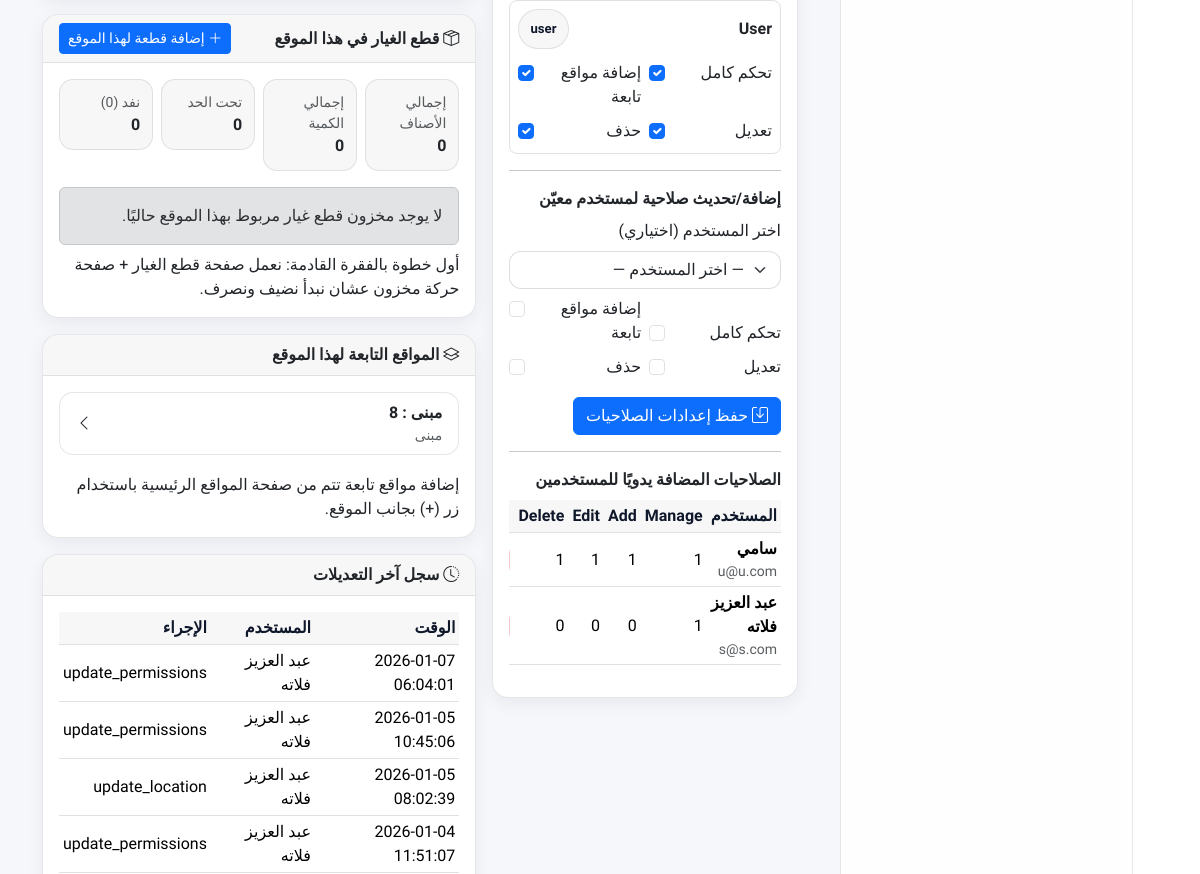
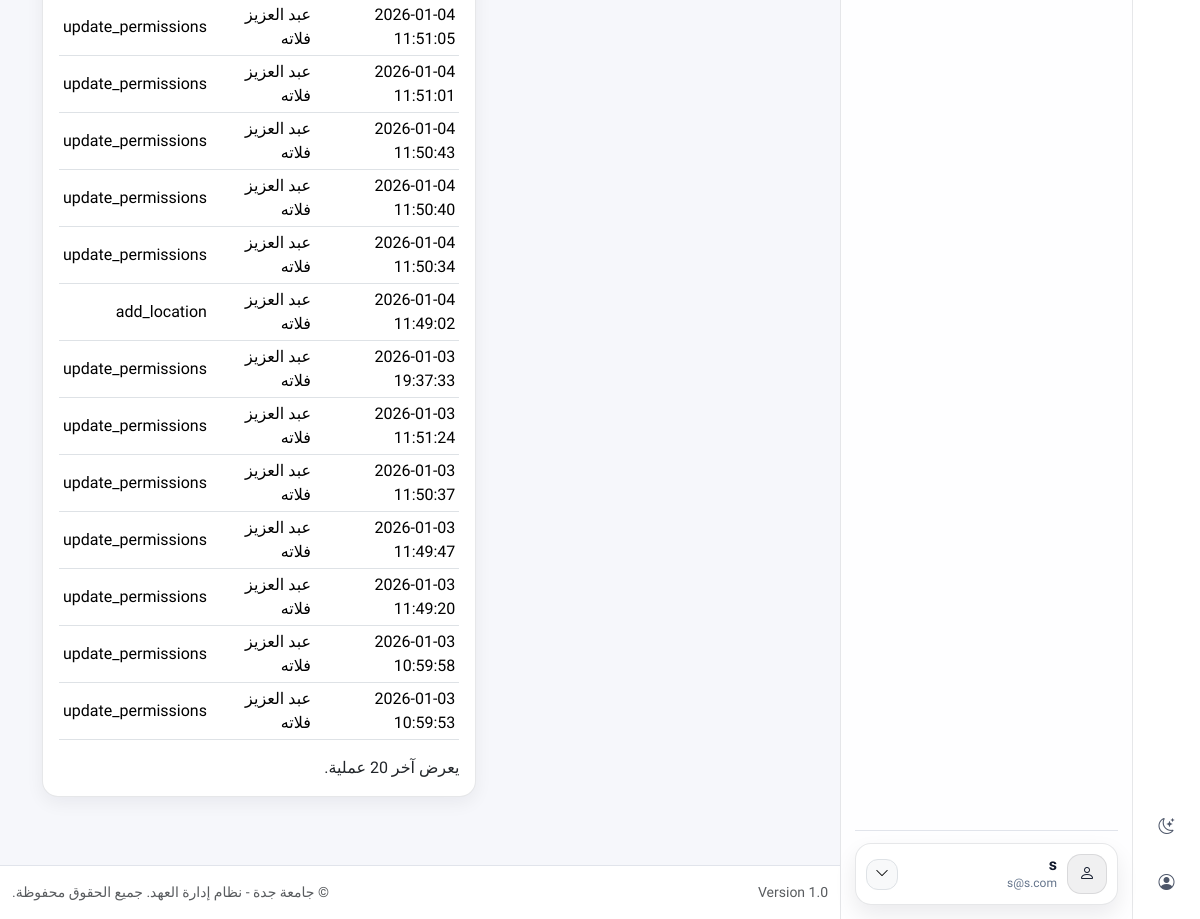
Page /index.php?page=locations/edit&id=14 (signed in, lower part) on the earlier database version (2 pictures, top to bottom).
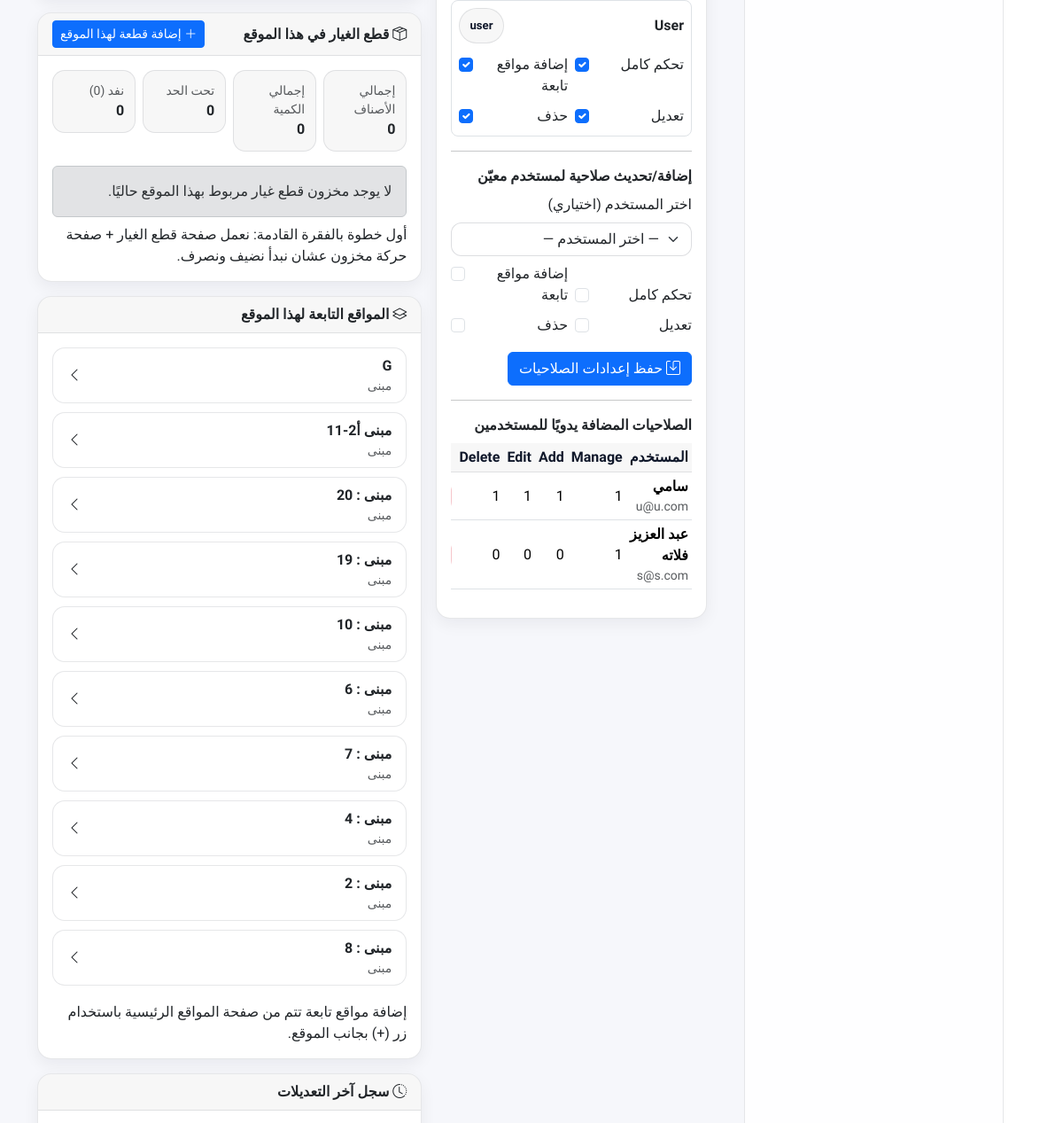
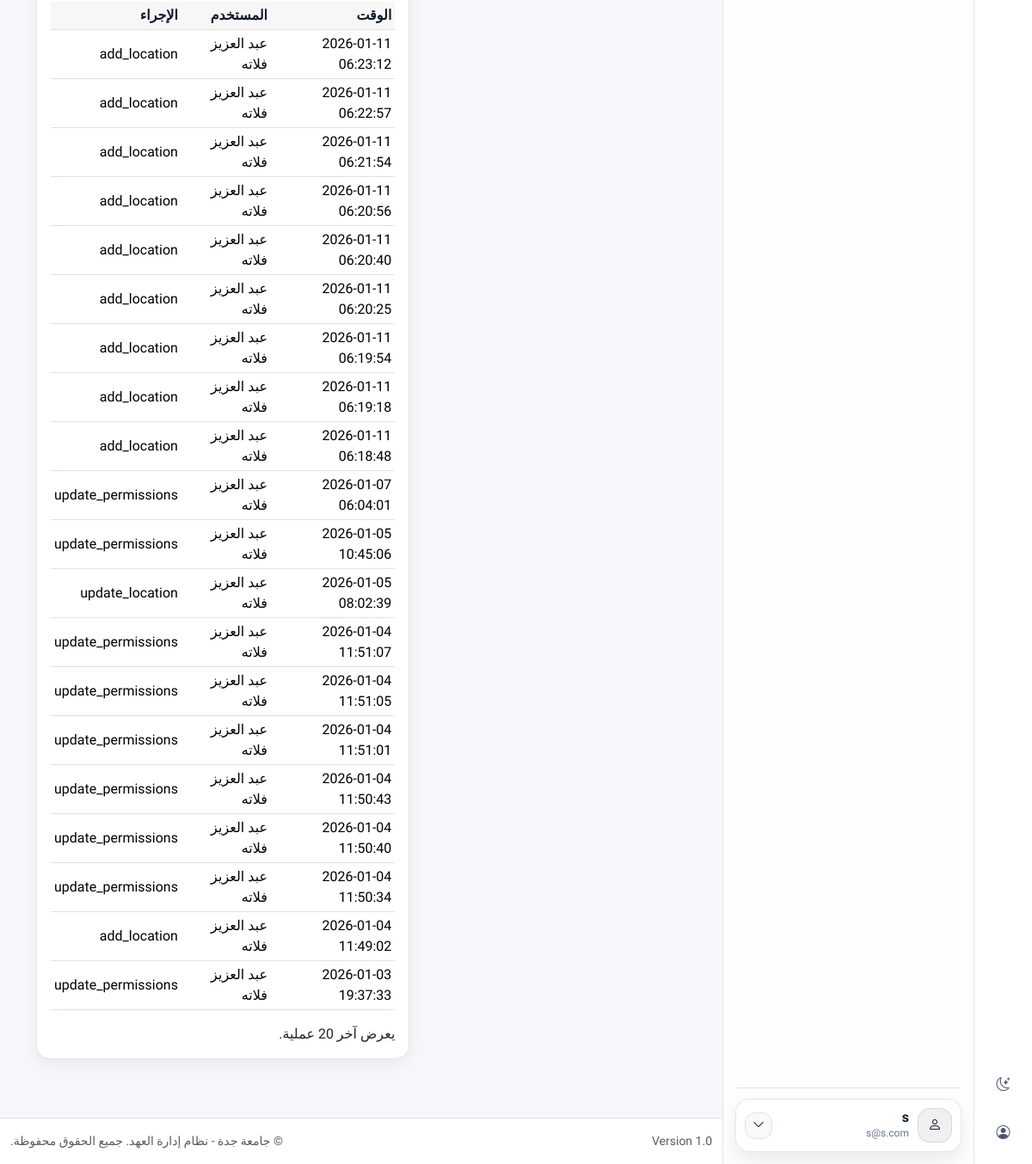
Same page on the later database version (2 pictures, top to bottom).
### tables this page shows
CREATE TABLE `locations_permissions` (
  `id` int(11) NOT NULL,
  `location_id` int(11) NOT NULL,
  `role` varchar(50) DEFAULT NULL,
  `user_id` int(11) DEFAULT NULL,
  `can_manage` tinyint(1) NOT NULL DEFAULT 0,
  `can_add_children` tinyint(1) NOT NULL DEFAULT 0,
  `can_edit` tinyint(1) NOT NULL DEFAULT 0,
  `can_delete` tinyint(1) NOT NULL DEFAULT 0,
  `created_at` timestamp NOT NULL DEFAULT current_timestamp()
);

CREATE TABLE `users` (
  `id` int(11) NOT NULL,
  `username` varchar(50) NOT NULL,
  `email` varchar(100) NOT NULL,
  `password` varchar(255) NOT NULL,
  `role` enum('super_admin','manager','user') NOT NULL DEFAULT 'user',
  `created_at` datetime DEFAULT current_timestamp(),
  `job_title` varchar(100) DEFAULT NULL,
  `department` varchar(100) DEFAULT NULL,
  `phone` varchar(20) DEFAULT NULL,
  `avatar` varchar(255) DEFAULT 'default_avatar.png',
  `lang` varchar(5) DEFAULT 'ar',
  `dark_mode` tinyint(1) DEFAULT 0,
  `name` varchar(100) DEFAULT 'User',
  `manager_id` int(11) DEFAULT NULL,
  `is_active` tinyint(1) NOT NULL DEFAULT 1
);

CREATE TABLE `locations` (
  `id` int(11) NOT NULL,
  `name_ar` varchar(255) NOT NULL,
  `name_en` varchar(255) DEFAULT NULL,
  `type` varchar(50) NOT NULL DEFAULT 'Building',
  `parent_id` int(11) DEFAULT NULL,
  `created_at` datetime DEFAULT current_timestamp()
);

CREATE TABLE `locations_audit` (
  `id` int(11) NOT NULL,
  `location_id` int(11) NOT NULL,
  `user_id` int(11) DEFAULT NULL,
  `action` varchar(80) NOT NULL,
  `details` text DEFAULT NULL,
  `created_at` timestamp NOT NULL DEFAULT current_timestamp()
);

### app/controllers/LocationsController.php (called while the page is built, shortened)
<?php
class LocationsController extends Controller
{
  private $locationModel;
  private $spareModel;
  public function __construct()
  {
    $this->locationModel = $this->model('Location');
    $this->spareModel = $this->model('SparePart');
  }
  public function edit($id = null)
  {
    if (empty($id)) {
      $id = isset($_GET['id']) ? (int)$_GET['id'] : 0;
    }
    $id = (int)$id;
    $location = $this->locationModel->getLocationById($id);
    $locations = $this->locationModel->getAll();
    $children = method_exists($this->locationModel, 'getChildren') ? $this->locationModel->getChildren($id) : [];
    $rolePerms = method_exists($this->locationModel, 'getRolePerms') ? $this->locationModel->getRolePerms($id) : [];
    $userPerms = method_exists($this->locationModel, 'getUserPerms') ? $this->locationModel->getUserPerms($id) : [];
    $users = method_exists($this->locationModel, 'getUsersLite') ? $this->locationModel->getUsersLite() : [];
    $audit = method_exists($this->locationModel, 'getAudit') ? $this->locationModel->getAudit($id, 20) : [];
    $spareSummary = null;
    if (method_exists($this->spareModel, 'getSpareStockSummary')) {
      $spareSummary = $this->spareModel->getSpareStockSummary($id);
    } elseif (method_exists($this->locationModel, 'getSpareStockSummary')) {
      $spareSummary = $this->locationModel->getSpareStockSummary($id);
    }
    $spareStocks = [];
    if (method_exists($this->spareModel, 'getSpareStocksByLocation')) {
      $spareStocks = $this->spareModel->getSpareStocksByLocation($id);
    } elseif (method_exists($this->locationModel, 'getSpareStocksByLocation')) {
      $spareStocks = $this->locationModel->getSpareStocksByLocation($id);
    }
    $movements = method_exists($this->spareModel, 'getMovementsByLocation')
      ? $this->spareModel->getMovementsByLocation($id, 20)
      : [];
    $data = [
      'id' => $location->id,
      'name_ar' => $location->name_ar,
      'name_en' => $location->name_en,
      'type' => $location->type,
      'parent_id' => $location->parent_id,
      'locations' => $locations,
      'children' => $children,
      'rolePerms' => $rolePerms,
      'userPerms' => $userPerms,
      'users' => $users,
      'audit' => $audit,
      'spareSummary' => $spareSummary,
      'spareStocks' => $spareStocks,
      'movements' => $movements,
    ];
    $this->view('locations/edit', $data);
  }
}

### app/libraries/Database.php (called while the page is built, shortened)
<?php
class Database {
    private $host = 'localhost';
    private $user = 'root';
    private $pass = '';
    private $dbname = 'it_inventory';
    private $dbh;
    private $stmt;
    public function __construct() {
        $dsn = 'mysql:host=' . $this->host . ';dbname=' . $this->dbname;
        $options = array(
            PDO::ATTR_PERSISTENT => true,
            PDO::ATTR_ERRMODE => PDO::ERRMODE_EXCEPTION
        );
        try {
            $this->dbh = new PDO($dsn, $this->user, $this->pass, $options);
        } catch(PDOException $e) {
            $this->error = $e->getMessage();
            echo $this->error;
        }
    }
    public function query($sql) {
        $this->stmt = $this->dbh->prepare($sql);
    }
    public function bind($param, $value, $type = null) {
        if (is_null($type)) {
            switch (true) {
                case is_int($value):
                    $type = PDO::PARAM_INT;
                    break;
            }
        }
        $this->stmt->bindValue($param, $value, $type);
    }
    public function execute() {
        return $this->stmt->execute();
    }
    public function resultSet() {
        $this->execute();
        return $this->stmt->fetchAll(PDO::FETCH_OBJ);
    }
    public function single() {
        $this->execute();
        return $this->stmt->fetch(PDO::FETCH_OBJ);
    }
}

### app/models/Location.php (called while the page is built, shortened)
<?php
class Location
{
  private $db;
  public function __construct()
  {
    $this->db = new Database();
  }
  public function getAll()
  {
    $this->db->query("SELECT * FROM locations ORDER BY type, name_ar");
    return $this->db->resultSet();
  }
  public function getLocationById($id)
  {
    $this->db->query("SELECT * FROM locations WHERE id = :id");
    $this->db->bind(':id', (int)$id);
    return $this->db->single();
  }
  public function getChildren($parentId)
  {
    $this->db->query("SELECT * FROM locations WHERE parent_id = :pid ORDER BY id DESC");
    $this->db->bind(':pid', (int)$parentId);
    return $this->db->resultSet();
  }
  public function getRolePerms($locationId)
  {
    $this->db->query("SELECT role, can_manage, can_add_children, can_edit, can_delete
                      FROM locations_permissions
                      WHERE location_id = :loc AND role IS NOT NULL");
    $this->db->bind(':loc', (int)$locationId);
    $rows = $this->db->resultSet();
    $out = [];
    foreach ($rows as $r) {
      $out[$r->role] = [
        'can_manage'       => (int)$r->can_manage,
        'can_add_children' => (int)$r->can_add_children,
        'can_edit'         => (int)$r->can_edit,
        'can_delete'       => (int)$r->can_delete,
      ];
    }
    return $out;
  }
  public function getUsersLite()
  {
    $this->db->query("SELECT * FROM users ORDER BY id DESC");
    return $this->db->resultSet();
  }
  public function getUserPerms($locationId)
  {
    $this->db->query("
      SELECT lp.user_id,
             lp.can_manage, lp.can_add_children, lp.can_edit, lp.can_delete,
             u.*
      FROM locations_permissions lp
      JOIN users u ON u.id = lp.user_id
      WHERE lp.location_id = :loc AND lp.user_id IS NOT NULL
      ORDER BY u.id DESC
    ");
    $this->db->bind(':loc', (int)$locationId);
    return $this->db->resultSet();
  }
  public function getAudit($locationId, $limit = 20)
  {
    $limit = (int)$limit;
    $this->db->query("
      SELECT a.*,
             u.name AS user_name,
             u.username AS user_username,
             u.email AS user_email
      FROM locations_audit a
      LEFT JOIN users u ON u.id = a.user_id
      WHERE a.location_id = :loc
      ORDER BY a.id DESC
      LIMIT $limit
    ");
    $this->db->bind(':loc', (int)$locationId);
    return $this->db->resultSet();
  }
}

### app/helpers/session_helper.php (called while the page is built, shortened)
<?php
function currentRole(): string {
  return normalizeRole($_SESSION['user_role'] ?? 'user');
}
function canManageLocation($locationId, $action = 'manage')
{
  $role = currentRole();
  if (in_array($role, ['super_admin', 'superadmin'], true)) return true;
}
function isLoggedIn(): bool {
  return isset($_SESSION['user_id']) && !empty($_SESSION['user_id']);
}
function normalizeRole($role): string {
  $r = strtolower(trim((string)($role ?? 'user')));
  if ($r === 'super_admin') return 'super_admin';
  return 'user';
}

### app/views/locations/edit.php (the view, shortened to what the changed rows need)
<?php require APPROOT . '/views/inc/header.php'; ?>
<?php
  $typeLabels = [
    'College'     => 'كلية / فرع رئيسي',
    'Building'    => 'مبنى',
    'Department'  => 'قسم',
    'Lab'         => 'معمل',
    'Office'      => 'مكتب',
    'Other'       => 'أخرى',
  ];
  $rolePerms = $data['rolePerms'] ?? [];
  $getRole = function($role, $key) use ($rolePerms) {
    return !empty($rolePerms[$role][$key]) ? 1 : 0;
  };
  $userPerms = $data['userPerms'] ?? [];
  $children = $data['children'] ?? [];
  $audit = $data['audit'] ?? [];
  $canManage = function_exists('canManageLocation') ? canManageLocation($data['id'], 'manage') : true;
?>
<div class="container-fluid wrap py-4">
  <div class="page-wrap">
  <div class="row g-3">
    <div class="col-12 col-lg-5">
      <div class="card shadow-sm">
        <div class="card-body">
          <?php if (!$canManage): ?>
            <div class="alert alert-warning">
              ليس لديك صلاحية لإدارة صلاحيات هذا الموقع.
            </div>
          <?php else: ?>
            <form method="post" action="index.php?page=locations/edit&id=<?= (int)$data['id'] ?>">
              <div class="mb-3">
                <?php
                  $rolesUI = [
                    'manager' => 'Manager',
                    'user'    => 'User',
                  ];
                  foreach ($rolesUI as $role => $label):
                ?>
                  <div class="border rounded-3 p-2 mb-2">
                    <div class="d-flex align-items-center justify-content-between flex-wrap gap-2">
                      <div class="fw-bold"><?= htmlspecialchars($label) ?></div>
                      <span class="pill pill-dark"><?= htmlspecialchars($role) ?></span>
                    </div>
                    <div class="row g-2 mt-1">
                      <div class="col-6">
                        <label class="form-check">
                          <input class="form-check-input" type="checkbox" name="role_<?= $role ?>_manage" <?= $getRole($role,'can_manage') ? 'checked' : '' ?>>
                          <span class="form-check-label">تحكم كامل</span>
                        </label>
                      </div>
                      <div class="col-6">
                        <label class="form-check">
                          <input class="form-check-input" type="checkbox" name="role_<?= $role ?>_add" <?= $getRole($role,'can_add_children') ? 'checked' : '' ?>>
                          <span class="form-check-label">إضافة مواقع تابعة</span>
                        </label>
                      </div>
                      <div class="col-6">
                        <label class="form-check">
                          <input class="form-check-input" type="checkbox" name="role_<?= $role ?>_edit" <?= $getRole($role,'can_edit') ? 'checked' : '' ?>>
                          <span class="form-check-label">تعديل</span>
                        </label>
                      </div>
                      <div class="col-6">
                        <label class="form-check">
                          <input class="form-check-input" type="checkbox" name="role_<?= $role ?>_delete" <?= $getRole($role,'can_delete') ? 'checked' : '' ?>>
                          <span class="form-check-label">حذف</span>
                        </label>
                      </div>
                    </div>
                  </div>
                <?php endforeach; ?>
              </div>
              <?php if (empty($userPerms)): ?>
                <div class="text-muted">لا توجد صلاحيات مخصصة لمستخدمين حتى الآن.</div>
              <?php else: ?>
                <div class="table-responsive">
                  <table class="table table-sm align-middle">
                    <thead>
                      <tr>
                        <th>المستخدم</th>
                        <th>Manage</th>
                        <th>Add</th>
                        <th>Edit</th>
                        <th>Delete</th>
                        <th></th>
                      </tr>
                    </thead>
                    <tbody>
                      <?php foreach ($userPerms as $p): ?>
                        <?php
                          $name = $p->name ?? $p->username ?? $p->email ?? ('User#'.$p->user_id);
                          $sub  = $p->email ?? $p->username ?? '';
                        ?>
                        <tr>
                          <td>
                            <div class="fw-bold"><?= htmlspecialchars($name) ?></div>
                            <?php if ($sub): ?><div class="text-muted small"><?= htmlspecialchars($sub) ?></div><?php endif; ?>
                          </td>
                          <td><?= (int)$p->can_manage ?></td>
                          <td><?= (int)$p->can_add_children ?></td>
                          <td><?= (int)$p->can_edit ?></td>
                          <td><?= (int)$p->can_delete ?></td>
                          <td>
                          </td>
                        </tr>
                      <?php endforeach; ?>
                    </tbody>
                  </table>
                </div>
              <?php endif; ?>
            </form>
          <?php endif; ?>
        </div>
      </div>
    </div>
    <div class="col-12 col-lg-7">
      <div class="card shadow-sm mt-3">
        <div class="card-body">
          <?php if (empty($children)): ?>
            <div class="text-muted">لا توجد مواقع تابعة لهذا الموقع حاليًا.</div>
          <?php else: ?>
            <div class="list-group">
              <?php foreach ($children as $c): ?>
                <a class="list-group-item list-group-item-action d-flex justify-content-between align-items-center"
                   href="index.php?page=locations/edit&id=<?= (int)$c->id ?>">
                  <div>
                    <div class="fw-bold"><?= htmlspecialchars($c->name_ar ?? '') ?></div>
                    <div class="text-muted small"><?= htmlspecialchars($typeLabels[$c->type] ?? $c->type) ?></div>
                  </div>
                  <i class="bi bi-chevron-left"></i>
                </a>
              <?php endforeach; ?>
            </div>
          <?php endif; ?>
        </div>
      </div>
      <div class="card shadow-sm mt-3">
        <div class="card-body">
          <?php if (empty($audit)): ?>
            <div class="text-muted">لا يوجد سجل تعديلات حتى الآن.</div>
          <?php else: ?>
            <div class="table-responsive">
              <table class="table table-sm">
                <thead>
                  <tr>
                    <th>الوقت</th>
                    <th>المستخدم</th>
                    <th>الإجراء</th>
                  </tr>
                </thead>
                <tbody>
                  <?php foreach ($audit as $a): ?>
                    <?php
                      $who = $a->name ?? $a->user_name ?? $a->username ?? $a->user_username ?? '—';
                    ?>
                    <tr>
                      <td><?= htmlspecialchars($a->created_at ?? '') ?></td>
                      <td><?= htmlspecialchars($who) ?></td>
                      <td><?= htmlspecialchars($a->action ?? '') ?></td>
                    </tr>
                  <?php endforeach; ?>
                </tbody>
              </table>
            </div>
          <?php endif; ?>
        </div>
      </div>
    </div>
  </div>
</div>
<?php require APPROOT . '/views/layouts/footer.php'; ?>

Differences in the rows shown:
no longer on this page (row unchanged): locations_audit: created_at "2026-01-03 11:51:24", user.name "عبد العزيز فلاته", action "update_permissions"
no longer on this page (row unchanged): locations_audit: created_at "2026-01-03 11:50:37", user.name "عبد العزيز فلاته", action "update_permissions"
no longer on this page (row unchanged): locations_audit: created_at "2026-01-03 11:49:47", user.name "عبد العزيز فلاته", action "update_permissions"
no longer on this page (row unchanged): locations_audit: created_at "2026-01-03 11:49:20", user.name "عبد العزيز فلاته", action "update_permissions"
no longer on this page (row unchanged): locations_audit: created_at "2026-01-03 10:59:58", user.name "عبد العزيز فلاته", action "update_permissions"
no longer on this page (row unchanged): locations_audit: created_at "2026-01-03 10:59:53", user.name "عبد العزيز فلاته", action "update_permissions"
added locations: name_ar "G", type "مبنى"
added locations: name_ar "مبنى أ2-11", type "مبنى"
added locations: name_ar "مبنى : 20", type "مبنى"
added locations: name_ar "مبنى : 19", type "مبنى"
added locations: name_ar "مبنى : 10", type "مبنى"
added locations: name_ar "مبنى : 6", type "مبنى"
added locations: name_ar "مبنى : 7", type "مبنى"
added locations: name_ar "مبنى : 4", type "مبنى"
added locations: name_ar "مبنى : 2", type "مبنى"
added locations_audit: created_at "2026-01-11 06:23:12", user.name "عبد العزيز فلاته", action "add_location"
added locations_audit: created_at "2026-01-11 06:22:57", user.name "عبد العزيز فلاته", action "add_location"
added locations_audit: created_at "2026-01-11 06:21:54", user.name "عبد العزيز فلاته", action "add_location"
added locations_audit: created_at "2026-01-11 06:20:56", user.name "عبد العزيز فلاته", action "add_location"
added locations_audit: created_at "2026-01-11 06:20:40", user.name "عبد العزيز فلاته", action "add_location"
added locations_audit: created_at "2026-01-11 06:20:25", user.name "عبد العزيز فلاته", action "add_location"
added locations_audit: created_at "2026-01-11 06:19:54", user.name "عبد العزيز فلاته", action "add_location"
added locations_audit: created_at "2026-01-11 06:19:18", user.name "عبد العزيز فلاته", action "add_location"
added locations_audit: created_at "2026-01-11 06:18:48", user.name "عبد العزيز فلاته", action "add_location"
